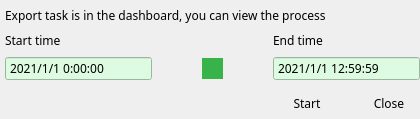
<?xml version="1.0" encoding="UTF-8"?>
<ui version="4.0">
 <class>VSCExport</class>
 <widget class="QDialog" name="VSCExport">
  <property name="windowModality">
   <enum>Qt::WindowModal</enum>
  </property>
  <property name="geometry">
   <rect>
    <x>0</x>
    <y>0</y>
    <width>420</width>
    <height>119</height>
   </rect>
  </property>
  <property name="font">
   <font>
    <family>나눔스퀘어_ac</family>
   </font>
  </property>
  <property name="windowTitle">
   <string>Export</string>
  </property>
  <property name="windowIcon">
   <iconset>
    <normaloff>:/logo/resources/vscsmall.png</normaloff>:/logo/resources/vscsmall.png</iconset>
  </property>
  <property name="modal">
   <bool>true</bool>
  </property>
  <layout class="QVBoxLayout" name="verticalLayout">
   <property name="leftMargin">
    <number>5</number>
   </property>
   <property name="topMargin">
    <number>5</number>
   </property>
   <property name="rightMargin">
    <number>0</number>
   </property>
   <property name="bottomMargin">
    <number>0</number>
   </property>
   <item>
    <widget class="QLabel" name="label">
     <property name="text">
      <string comment="내보내기 작업은 대시 보드에 있으며 프로세스를 볼 수 있습니다." extracomment="내보내기 작업은 대시 보드에 있으며 프로세스를 볼 수 있습니다.">Export task is in the dashboard, you can view the process</string>
     </property>
    </widget>
   </item>
   <item>
    <layout class="QHBoxLayout" name="horizontalLayout_3">
     <property name="spacing">
      <number>120</number>
     </property>
     <item>
      <widget class="QLabel" name="label_2">
       <property name="text">
        <string>Start time</string>
       </property>
      </widget>
     </item>
     <item>
      <widget class="QLabel" name="label_3">
       <property name="text">
        <string>End time</string>
       </property>
      </widget>
     </item>
    </layout>
   </item>
   <item>
    <layout class="QHBoxLayout" name="horizontalLayout_2">
     <property name="spacing">
      <number>50</number>
     </property>
     <item>
      <widget class="QDateTimeEdit" name="startTime">
       <property name="font">
        <font>
         <family>나눔스퀘어_ac</family>
        </font>
       </property>
       <property name="styleSheet">
        <string notr="true">background-color: rgb(221,251,225);</string>
       </property>
       <property name="wrapping">
        <bool>false</bool>
       </property>
       <property name="buttonSymbols">
        <enum>QAbstractSpinBox::NoButtons</enum>
       </property>
       <property name="accelerated">
        <bool>false</bool>
       </property>
       <property name="showGroupSeparator" stdset="0">
        <bool>false</bool>
       </property>
       <property name="dateTime">
        <datetime>
         <hour>0</hour>
         <minute>0</minute>
         <second>0</second>
         <year>2021</year>
         <month>1</month>
         <day>1</day>
        </datetime>
       </property>
       <property name="displayFormat">
        <string>yyyy/M/d H:mm:ss</string>
       </property>
       <property name="calendarPopup">
        <bool>false</bool>
       </property>
      </widget>
     </item>
     <item>
      <widget class="QPushButton" name="pushButton">
       <property name="minimumSize">
        <size>
         <width>21</width>
         <height>21</height>
        </size>
       </property>
       <property name="maximumSize">
        <size>
         <width>21</width>
         <height>21</height>
        </size>
       </property>
       <property name="font">
        <font>
         <family>나눔스퀘어_ac</family>
        </font>
       </property>
       <property name="styleSheet">
        <string notr="true">background-color:rgb(55,179,74);
border:none;</string>
       </property>
       <property name="text">
        <string/>
       </property>
       <property name="icon">
        <iconset resource="../velibui.qrc">
         <normaloff>:/date/resources/date/libuinextm.png</normaloff>:/date/resources/date/libuinextm.png</iconset>
       </property>
      </widget>
     </item>
     <item>
      <widget class="QDateTimeEdit" name="endTime">
       <property name="font">
        <font>
         <family>나눔스퀘어_ac</family>
        </font>
       </property>
       <property name="styleSheet">
        <string notr="true">background-color: rgb(221,251,225);</string>
       </property>
       <property name="buttonSymbols">
        <enum>QAbstractSpinBox::NoButtons</enum>
       </property>
       <property name="dateTime">
        <datetime>
         <hour>12</hour>
         <minute>59</minute>
         <second>59</second>
         <year>2021</year>
         <month>1</month>
         <day>1</day>
        </datetime>
       </property>
       <property name="time">
        <time>
         <hour>12</hour>
         <minute>59</minute>
         <second>59</second>
        </time>
       </property>
       <property name="displayFormat">
        <string>yyyy/M/d H:mm:ss</string>
       </property>
       <property name="calendarPopup">
        <bool>false</bool>
       </property>
      </widget>
     </item>
    </layout>
   </item>
   <item>
    <layout class="QHBoxLayout" name="horizontalLayout">
     <property name="spacing">
      <number>20</number>
     </property>
     <item>
      <spacer name="horizontalSpacer">
       <property name="orientation">
        <enum>Qt::Horizontal</enum>
       </property>
       <property name="sizeHint" stdset="0">
        <size>
         <width>40</width>
         <height>20</height>
        </size>
       </property>
      </spacer>
     </item>
     <item>
      <widget class="QPushButton" name="pbStart">
       <property name="minimumSize">
        <size>
         <width>62</width>
         <height>32</height>
        </size>
       </property>
       <property name="maximumSize">
        <size>
         <width>62</width>
         <height>32</height>
        </size>
       </property>
       <property name="font">
        <font>
         <family>나눔스퀘어_ac</family>
        </font>
       </property>
       <property name="styleSheet">
        <string notr="true">QPushButton { 
background-image: url(:/action/resources/libuibutton.png);}
QPushButton:hover {
background-image: url(:/action/resources/libuibuttonhover.png);}
QPushButton:pressed {
background-image: url(:/action/resources/libuibuttonpress.png);}
</string>
       </property>
       <property name="text">
        <string>Start</string>
       </property>
       <property name="iconSize">
        <size>
         <width>60</width>
         <height>30</height>
        </size>
       </property>
       <property name="autoDefault">
        <bool>false</bool>
       </property>
       <property name="flat">
        <bool>true</bool>
       </property>
      </widget>
     </item>
     <item>
      <widget class="QPushButton" name="pbClose">
       <property name="minimumSize">
        <size>
         <width>62</width>
         <height>32</height>
        </size>
       </property>
       <property name="maximumSize">
        <size>
         <width>62</width>
         <height>32</height>
        </size>
       </property>
       <property name="font">
        <font>
         <family>나눔스퀘어_ac</family>
        </font>
       </property>
       <property name="styleSheet">
        <string notr="true">QPushButton { 
background-image: url(:/action/resources/libuibutton.png);}
QPushButton:hover {
background-image: url(:/action/resources/libuibuttonhover.png);}
QPushButton:pressed {
background-image: url(:/action/resources/libuibuttonpress.png);}</string>
       </property>
       <property name="text">
        <string>Close</string>
       </property>
       <property name="iconSize">
        <size>
         <width>60</width>
         <height>30</height>
        </size>
       </property>
       <property name="autoDefault">
        <bool>false</bool>
       </property>
       <property name="flat">
        <bool>true</bool>
       </property>
      </widget>
     </item>
    </layout>
   </item>
  </layout>
 </widget>
 <resources>
  <include location="../velibui.qrc"/>
 </resources>
 <connections>
  <connection>
   <sender>pbClose</sender>
   <signal>clicked()</signal>
   <receiver>VSCExport</receiver>
   <slot>reject()</slot>
   <hints>
    <hint type="sourcelabel">
     <x>369</x>
     <y>253</y>
    </hint>
    <hint type="destinationlabel">
     <x>179</x>
     <y>282</y>
    </hint>
   </hints>
  </connection>
 </connections>
</ui>
